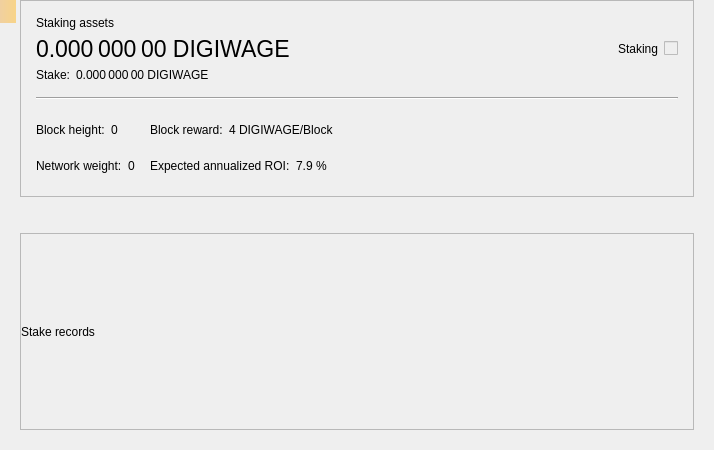
<?xml version="1.0" encoding="UTF-8"?>
<ui version="4.0">
 <class>StakePage</class>
 <widget class="QWidget" name="StakePage">
  <property name="geometry">
   <rect>
    <x>0</x>
    <y>0</y>
    <width>714</width>
    <height>450</height>
   </rect>
  </property>
  <property name="windowTitle">
   <string>Form</string>
  </property>
  <layout class="QVBoxLayout" name="verticalLayout_3">
   <property name="leftMargin">
    <number>20</number>
   </property>
   <property name="topMargin">
    <number>0</number>
   </property>
   <property name="rightMargin">
    <number>20</number>
   </property>
   <property name="bottomMargin">
    <number>20</number>
   </property>
   <item>
    <widget class="QFrame" name="frameStakeInfo">
     <property name="frameShape">
      <enum>QFrame::StyledPanel</enum>
     </property>
     <property name="frameShadow">
      <enum>QFrame::Raised</enum>
     </property>
     <layout class="QVBoxLayout" name="verticalLayout">
      <property name="spacing">
       <number>15</number>
      </property>
      <property name="leftMargin">
       <number>15</number>
      </property>
      <property name="topMargin">
       <number>15</number>
      </property>
      <property name="rightMargin">
       <number>15</number>
      </property>
      <property name="bottomMargin">
       <number>15</number>
      </property>
      <item>
       <layout class="QGridLayout" name="gridLayout_2">
        <property name="spacing">
         <number>6</number>
        </property>
        <item row="1" column="0">
         <widget class="QLabel" name="labelAssets">
          <property name="font">
           <font>
            <pointsize>17</pointsize>
           </font>
          </property>
          <property name="cursor">
           <cursorShape>IBeamCursor</cursorShape>
          </property>
          <property name="toolTip">
           <string>Your current spendable balance</string>
          </property>
          <property name="text">
           <string notr="true">0.000 000 00 DIGIWAGE</string>
          </property>
          <property name="alignment">
           <set>Qt::AlignLeading|Qt::AlignLeft|Qt::AlignVCenter</set>
          </property>
          <property name="textInteractionFlags">
           <set>Qt::LinksAccessibleByMouse|Qt::TextSelectableByMouse</set>
          </property>
         </widget>
        </item>
        <item row="0" column="0">
         <widget class="QLabel" name="labelAssetsText">
          <property name="text">
           <string>Staking assets</string>
          </property>
          <property name="alignment">
           <set>Qt::AlignLeading|Qt::AlignLeft|Qt::AlignVCenter</set>
          </property>
         </widget>
        </item>
        <item row="1" column="2">
         <spacer name="horizontalSpacer_2">
          <property name="orientation">
           <enum>Qt::Horizontal</enum>
          </property>
          <property name="sizeHint" stdset="0">
           <size>
            <width>40</width>
            <height>20</height>
           </size>
          </property>
         </spacer>
        </item>
        <item row="4" column="0">
         <layout class="QHBoxLayout" name="horizontalLayout_5">
          <property name="spacing">
           <number>6</number>
          </property>
          <item>
           <widget class="QLabel" name="labelStakeText">
            <property name="sizePolicy">
             <sizepolicy hsizetype="Maximum" vsizetype="Preferred">
              <horstretch>0</horstretch>
              <verstretch>0</verstretch>
             </sizepolicy>
            </property>
            <property name="text">
             <string>Stake:</string>
            </property>
            <property name="alignment">
             <set>Qt::AlignLeading|Qt::AlignLeft|Qt::AlignVCenter</set>
            </property>
           </widget>
          </item>
          <item>
           <widget class="QLabel" name="labelStake">
            <property name="text">
             <string>0.000 000 00 DIGIWAGE</string>
            </property>
            <property name="alignment">
             <set>Qt::AlignLeading|Qt::AlignLeft|Qt::AlignVCenter</set>
            </property>
            <property name="textInteractionFlags">
             <set>Qt::LinksAccessibleByMouse|Qt::TextSelectableByMouse</set>
            </property>
           </widget>
          </item>
          <item>
           <spacer name="horizontalSpacer_3">
            <property name="orientation">
             <enum>Qt::Horizontal</enum>
            </property>
            <property name="sizeType">
             <enum>QSizePolicy::Minimum</enum>
            </property>
            <property name="sizeHint" stdset="0">
             <size>
              <width>0</width>
              <height>0</height>
             </size>
            </property>
           </spacer>
          </item>
         </layout>
        </item>
        <item row="1" column="4">
         <widget class="QLabel" name="labelStaking">
          <property name="text">
           <string>Staking</string>
          </property>
         </widget>
        </item>
        <item row="1" column="5">
         <widget class="QSwitchControl" name="checkStake">
          <property name="enabled">
           <bool>false</bool>
          </property>
         </widget>
        </item>
       </layout>
      </item>
      <item>
       <widget class="Line" name="hLine">
        <property name="orientation">
         <enum>Qt::Horizontal</enum>
        </property>
       </widget>
      </item>
      <item>
       <layout class="QGridLayout" name="gridLayout">
        <property name="verticalSpacing">
         <number>6</number>
        </property>
        <item row="0" column="0">
         <layout class="QHBoxLayout" name="horizontalLayout">
          <property name="spacing">
           <number>6</number>
          </property>
          <item>
           <widget class="QLabel" name="labelHeightText">
            <property name="sizePolicy">
             <sizepolicy hsizetype="Maximum" vsizetype="Preferred">
              <horstretch>0</horstretch>
              <verstretch>0</verstretch>
             </sizepolicy>
            </property>
            <property name="text">
             <string>Block height:</string>
            </property>
            <property name="alignment">
             <set>Qt::AlignLeading|Qt::AlignLeft|Qt::AlignVCenter</set>
            </property>
           </widget>
          </item>
          <item>
           <widget class="QLabel" name="labelHeight">
            <property name="text">
             <string>0</string>
            </property>
            <property name="alignment">
             <set>Qt::AlignLeading|Qt::AlignLeft|Qt::AlignVCenter</set>
            </property>
            <property name="textInteractionFlags">
             <set>Qt::LinksAccessibleByMouse|Qt::TextSelectableByMouse</set>
            </property>
           </widget>
          </item>
          <item>
           <spacer name="horizontalSpacer_4">
            <property name="orientation">
             <enum>Qt::Horizontal</enum>
            </property>
            <property name="sizeType">
             <enum>QSizePolicy::Minimum</enum>
            </property>
            <property name="sizeHint" stdset="0">
             <size>
              <width>0</width>
              <height>0</height>
             </size>
            </property>
           </spacer>
          </item>
         </layout>
        </item>
        <item row="0" column="1">
         <layout class="QHBoxLayout" name="horizontalLayout_3">
          <property name="spacing">
           <number>6</number>
          </property>
          <item>
           <widget class="QLabel" name="labelRewardText">
            <property name="sizePolicy">
             <sizepolicy hsizetype="Maximum" vsizetype="Preferred">
              <horstretch>0</horstretch>
              <verstretch>0</verstretch>
             </sizepolicy>
            </property>
            <property name="text">
             <string>Block reward:</string>
            </property>
            <property name="alignment">
             <set>Qt::AlignLeading|Qt::AlignLeft|Qt::AlignVCenter</set>
            </property>
           </widget>
          </item>
          <item>
           <widget class="QLabel" name="labelReward">
            <property name="text">
             <string>4 DIGIWAGE/Block</string>
            </property>
            <property name="alignment">
             <set>Qt::AlignLeading|Qt::AlignLeft|Qt::AlignVCenter</set>
            </property>
            <property name="textInteractionFlags">
             <set>Qt::LinksAccessibleByMouse|Qt::TextSelectableByMouse</set>
            </property>
           </widget>
          </item>
          <item>
           <spacer name="horizontalSpacer_6">
            <property name="orientation">
             <enum>Qt::Horizontal</enum>
            </property>
            <property name="sizeType">
             <enum>QSizePolicy::Minimum</enum>
            </property>
            <property name="sizeHint" stdset="0">
             <size>
              <width>0</width>
              <height>0</height>
             </size>
            </property>
           </spacer>
          </item>
         </layout>
        </item>
        <item row="0" column="2" rowspan="2">
         <spacer name="horizontalSpacer">
          <property name="orientation">
           <enum>Qt::Horizontal</enum>
          </property>
          <property name="sizeHint" stdset="0">
           <size>
            <width>40</width>
            <height>20</height>
           </size>
          </property>
         </spacer>
        </item>
        <item row="1" column="0">
         <layout class="QHBoxLayout" name="horizontalLayout_2">
          <property name="spacing">
           <number>6</number>
          </property>
          <item>
           <widget class="QLabel" name="labelWeightText">
            <property name="sizePolicy">
             <sizepolicy hsizetype="Maximum" vsizetype="Preferred">
              <horstretch>0</horstretch>
              <verstretch>0</verstretch>
             </sizepolicy>
            </property>
            <property name="text">
             <string>Network weight:</string>
            </property>
            <property name="alignment">
             <set>Qt::AlignLeading|Qt::AlignLeft|Qt::AlignVCenter</set>
            </property>
           </widget>
          </item>
          <item>
           <widget class="QLabel" name="labelWeight">
            <property name="text">
             <string>0</string>
            </property>
            <property name="alignment">
             <set>Qt::AlignLeading|Qt::AlignLeft|Qt::AlignVCenter</set>
            </property>
            <property name="textInteractionFlags">
             <set>Qt::LinksAccessibleByMouse|Qt::TextSelectableByMouse</set>
            </property>
           </widget>
          </item>
          <item>
           <spacer name="horizontalSpacer_5">
            <property name="orientation">
             <enum>Qt::Horizontal</enum>
            </property>
            <property name="sizeType">
             <enum>QSizePolicy::Minimum</enum>
            </property>
            <property name="sizeHint" stdset="0">
             <size>
              <width>0</width>
              <height>0</height>
             </size>
            </property>
           </spacer>
          </item>
         </layout>
        </item>
        <item row="1" column="1">
         <layout class="QHBoxLayout" name="horizontalLayout_4">
          <property name="spacing">
           <number>6</number>
          </property>
          <item>
           <widget class="QLabel" name="labelROIText">
            <property name="sizePolicy">
             <sizepolicy hsizetype="Maximum" vsizetype="Preferred">
              <horstretch>0</horstretch>
              <verstretch>0</verstretch>
             </sizepolicy>
            </property>
            <property name="text">
             <string>Expected annualized ROI:</string>
            </property>
            <property name="alignment">
             <set>Qt::AlignLeading|Qt::AlignLeft|Qt::AlignVCenter</set>
            </property>
           </widget>
          </item>
          <item>
           <widget class="QLabel" name="labelROI">
            <property name="text">
             <string>7.9 %</string>
            </property>
            <property name="alignment">
             <set>Qt::AlignLeading|Qt::AlignLeft|Qt::AlignVCenter</set>
            </property>
            <property name="textInteractionFlags">
             <set>Qt::LinksAccessibleByMouse|Qt::TextSelectableByMouse</set>
            </property>
           </widget>
          </item>
          <item>
           <spacer name="horizontalSpacer_7">
            <property name="orientation">
             <enum>Qt::Horizontal</enum>
            </property>
            <property name="sizeType">
             <enum>QSizePolicy::Minimum</enum>
            </property>
            <property name="sizeHint" stdset="0">
             <size>
              <width>0</width>
              <height>0</height>
             </size>
            </property>
           </spacer>
          </item>
         </layout>
        </item>
       </layout>
      </item>
     </layout>
    </widget>
   </item>
   <item>
    <spacer name="verticalSpacer">
     <property name="orientation">
      <enum>Qt::Vertical</enum>
     </property>
     <property name="sizeType">
      <enum>QSizePolicy::Fixed</enum>
     </property>
     <property name="sizeHint" stdset="0">
      <size>
       <width>20</width>
       <height>30</height>
      </size>
     </property>
    </spacer>
   </item>
   <item>
    <widget class="QFrame" name="frameStakeRecords">
     <property name="frameShape">
      <enum>QFrame::StyledPanel</enum>
     </property>
     <property name="frameShadow">
      <enum>QFrame::Raised</enum>
     </property>
     <layout class="QVBoxLayout" name="verticalLayout_2">
      <property name="leftMargin">
       <number>0</number>
      </property>
      <property name="topMargin">
       <number>0</number>
      </property>
      <property name="rightMargin">
       <number>0</number>
      </property>
      <property name="bottomMargin">
       <number>0</number>
      </property>
      <item>
       <widget class="QLabel" name="labelRecordsText">
        <property name="text">
         <string>Stake records</string>
        </property>
       </widget>
      </item>
     </layout>
    </widget>
   </item>
  </layout>
  <widget class="QLabel" name="labelAlerts">
   <property name="geometry">
    <rect>
     <x>0</x>
     <y>0</y>
     <width>16</width>
     <height>23</height>
    </rect>
   </property>
   <property name="visible">
    <bool>false</bool>
   </property>
   <property name="styleSheet">
    <string notr="true">QLabel { background-color: qlineargradient(x1: 0, y1: 0, x2: 1, y2: 0, stop:0 #F0D0A0, stop:1 #F8D488); color:#000000; }</string>
   </property>
   <property name="wordWrap">
    <bool>true</bool>
   </property>
   <property name="margin">
    <number>3</number>
   </property>
   <property name="textInteractionFlags">
    <set>Qt::TextSelectableByMouse</set>
   </property>
  </widget>
 </widget>
 <customwidgets>
  <customwidget>
   <class>QSwitchControl</class>
   <extends>QCheckBox</extends>
   <header>qt/qswitchcontrol.h</header>
  </customwidget>
 </customwidgets>
 <resources/>
 <connections/>
</ui>
